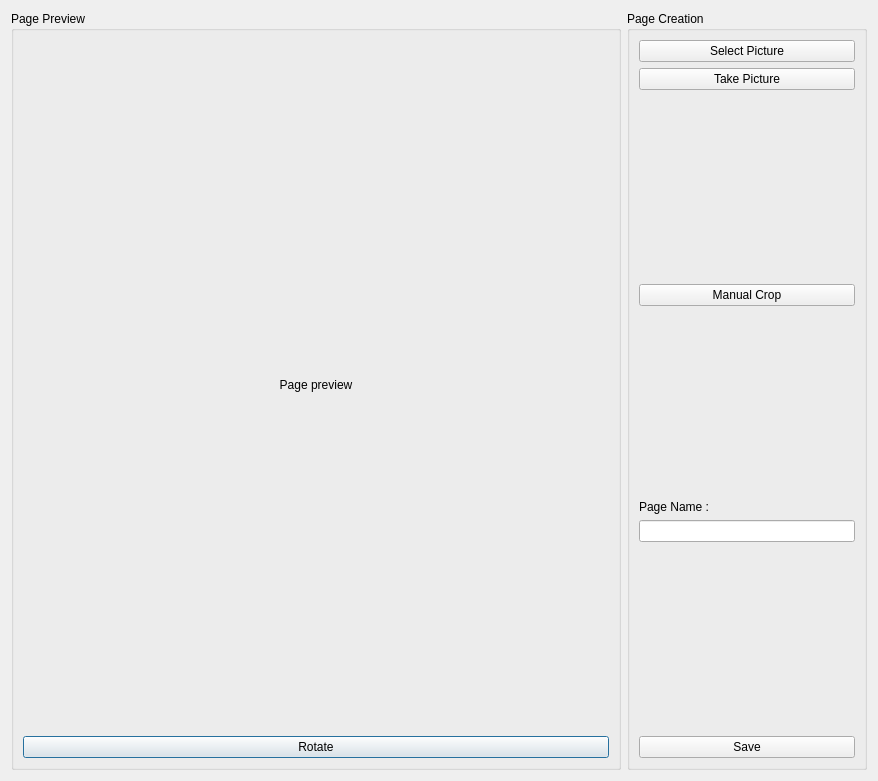
<?xml version="1.0" encoding="UTF-8"?>
<ui version="4.0">
 <class>Dialog</class>
 <widget class="QDialog" name="Dialog">
  <property name="windowModality">
   <enum>Qt::ApplicationModal</enum>
  </property>
  <property name="geometry">
   <rect>
    <x>0</x>
    <y>0</y>
    <width>878</width>
    <height>781</height>
   </rect>
  </property>
  <property name="windowTitle">
   <string>Page Creator</string>
  </property>
  <layout class="QVBoxLayout" name="verticalLayout">
   <item>
    <layout class="QHBoxLayout" name="horizontalLayout">
     <item>
      <widget class="QGroupBox" name="groupBox">
       <property name="font">
        <font>
         <pointsize>9</pointsize>
        </font>
       </property>
       <property name="title">
        <string>Page Preview</string>
       </property>
       <layout class="QVBoxLayout" name="verticalLayout_3">
        <item>
         <widget class="QLabel" name="Page_view">
          <property name="font">
           <font>
            <pointsize>9</pointsize>
           </font>
          </property>
          <property name="text">
           <string>Page preview</string>
          </property>
          <property name="alignment">
           <set>Qt::AlignCenter</set>
          </property>
         </widget>
        </item>
        <item>
         <widget class="QPushButton" name="page_rotate">
          <property name="text">
           <string>Rotate</string>
          </property>
         </widget>
        </item>
       </layout>
      </widget>
     </item>
     <item>
      <widget class="QGroupBox" name="groupBox_5">
       <property name="sizePolicy">
        <sizepolicy hsizetype="Fixed" vsizetype="Preferred">
         <horstretch>0</horstretch>
         <verstretch>0</verstretch>
        </sizepolicy>
       </property>
       <property name="minimumSize">
        <size>
         <width>240</width>
         <height>320</height>
        </size>
       </property>
       <property name="font">
        <font>
         <pointsize>9</pointsize>
        </font>
       </property>
       <property name="title">
        <string>Page Creation</string>
       </property>
       <layout class="QVBoxLayout" name="verticalLayout_5">
        <item>
         <widget class="QPushButton" name="select_picture_2">
          <property name="sizePolicy">
           <sizepolicy hsizetype="Preferred" vsizetype="Fixed">
            <horstretch>0</horstretch>
            <verstretch>0</verstretch>
           </sizepolicy>
          </property>
          <property name="text">
           <string>Select Picture</string>
          </property>
         </widget>
        </item>
        <item>
         <widget class="QPushButton" name="take_picture">
          <property name="text">
           <string>Take Picture</string>
          </property>
         </widget>
        </item>
        <item>
         <widget class="QLabel" name="spacer1">
          <property name="sizePolicy">
           <sizepolicy hsizetype="Preferred" vsizetype="Expanding">
            <horstretch>0</horstretch>
            <verstretch>0</verstretch>
           </sizepolicy>
          </property>
          <property name="text">
           <string/>
          </property>
          <property name="alignment">
           <set>Qt::AlignCenter</set>
          </property>
         </widget>
        </item>
        <item>
         <widget class="QPushButton" name="manual_crop_picture">
          <property name="text">
           <string>Manual Crop</string>
          </property>
         </widget>
        </item>
        <item>
         <widget class="QLabel" name="spacer2">
          <property name="sizePolicy">
           <sizepolicy hsizetype="Preferred" vsizetype="Expanding">
            <horstretch>0</horstretch>
            <verstretch>0</verstretch>
           </sizepolicy>
          </property>
          <property name="text">
           <string/>
          </property>
          <property name="alignment">
           <set>Qt::AlignCenter</set>
          </property>
         </widget>
        </item>
        <item>
         <widget class="QLabel" name="label_4">
          <property name="text">
           <string>Page Name : </string>
          </property>
         </widget>
        </item>
        <item>
         <widget class="QLineEdit" name="page_name_input">
          <property name="sizePolicy">
           <sizepolicy hsizetype="Preferred" vsizetype="Fixed">
            <horstretch>0</horstretch>
            <verstretch>0</verstretch>
           </sizepolicy>
          </property>
         </widget>
        </item>
        <item>
         <widget class="QLabel" name="spacer3">
          <property name="sizePolicy">
           <sizepolicy hsizetype="Preferred" vsizetype="Expanding">
            <horstretch>0</horstretch>
            <verstretch>0</verstretch>
           </sizepolicy>
          </property>
          <property name="text">
           <string/>
          </property>
          <property name="alignment">
           <set>Qt::AlignCenter</set>
          </property>
         </widget>
        </item>
        <item>
         <widget class="QPushButton" name="save_page">
          <property name="text">
           <string>Save</string>
          </property>
         </widget>
        </item>
       </layout>
      </widget>
     </item>
    </layout>
   </item>
  </layout>
 </widget>
 <resources/>
 <connections/>
</ui>
